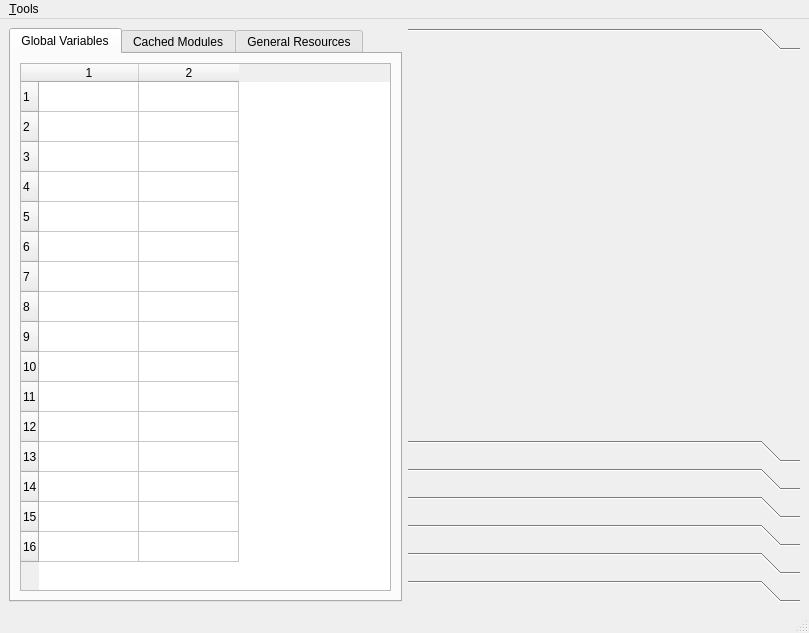
<?xml version="1.0" encoding="UTF-8"?>
<ui version="4.0">
 <class>MainWindow</class>
 <widget class="QMainWindow" name="MainWindow">
  <property name="geometry">
   <rect>
    <x>0</x>
    <y>0</y>
    <width>809</width>
    <height>633</height>
   </rect>
  </property>
  <widget class="QWidget" name="centralwidget">
   <layout class="QHBoxLayout" name="horizontalLayout">
    <item>
     <widget class="QTabWidget" name="tabWidget">
      <property name="currentIndex">
       <number>0</number>
      </property>
      <widget class="QWidget" name="tabGlobalVars">
       <attribute name="title">
        <string>Global Variables</string>
       </attribute>
       <layout class="QVBoxLayout" name="verticalLayoutGlobalVars">
        <item>
         <widget class="QTableWidget" name="tableWidgetGlobalVars">
          <property name="rowCount">
           <number>16</number>
          </property>
          <property name="columnCount">
           <number>2</number>
          </property>
          <row />
          <row />
          <row />
          <row />
          <row />
          <row />
          <row />
          <row />
          <row />
          <row />
          <row />
          <row />
          <row />
          <row />
          <row />
          <row />
          <column />
          <column />
         </widget>
        </item>
       </layout>
      </widget>
      <widget class="QWidget" name="tabCachedModules">
       <attribute name="title">
        <string>Cached Modules</string>
       </attribute>
       <layout class="QVBoxLayout" name="verticalLayoutCachedModules">
        <item>
         <widget class="QTreeView" name="treeViewCachedModules" />
        </item>
       </layout>
      </widget>
      <widget class="QWidget" name="tabGeneralResources">
       <attribute name="title">
        <string>General Resources</string>
       </attribute>
       <layout class="QVBoxLayout" name="verticalLayoutGeneralResources" />
      </widget>
     </widget>
    </item>
    <item>
     <widget class="QToolBox" name="toolBox">
      <property name="currentIndex">
       <number>0</number>
      </property>
      <widget class="QWidget" name="page1">
       <property name="geometry">
        <rect>
         <x>0</x>
         <y>0</y>
         <width>392</width>
         <height>385</height>
        </rect>
       </property>
       <attribute name="label">
        <string />
       </attribute>
      </widget>
      <widget class="QWidget" name="page2">
       <property name="geometry">
        <rect>
         <x>0</x>
         <y>0</y>
         <width>98</width>
         <height>28</height>
        </rect>
       </property>
       <attribute name="label">
        <string />
       </attribute>
      </widget>
      <widget class="QWidget" name="page3">
       <property name="geometry">
        <rect>
         <x>0</x>
         <y>0</y>
         <width>98</width>
         <height>28</height>
        </rect>
       </property>
       <attribute name="label">
        <string />
       </attribute>
      </widget>
      <widget class="QWidget" name="page4">
       <property name="geometry">
        <rect>
         <x>0</x>
         <y>0</y>
         <width>98</width>
         <height>28</height>
        </rect>
       </property>
       <attribute name="label">
        <string />
       </attribute>
      </widget>
      <widget class="QWidget" name="page5">
       <property name="geometry">
        <rect>
         <x>0</x>
         <y>0</y>
         <width>98</width>
         <height>28</height>
        </rect>
       </property>
       <attribute name="label">
        <string />
       </attribute>
      </widget>
      <widget class="QWidget" name="page6">
       <property name="geometry">
        <rect>
         <x>0</x>
         <y>0</y>
         <width>98</width>
         <height>28</height>
        </rect>
       </property>
       <attribute name="label">
        <string />
       </attribute>
      </widget>
      <widget class="QWidget" name="page7">
       <property name="geometry">
        <rect>
         <x>0</x>
         <y>0</y>
         <width>98</width>
         <height>28</height>
        </rect>
       </property>
       <attribute name="label">
        <string />
       </attribute>
      </widget>
     </widget>
    </item>
   </layout>
  </widget>
  <widget class="QMenuBar" name="menuBar">
   <property name="geometry">
    <rect>
     <x>0</x>
     <y>0</y>
     <width>809</width>
     <height>21</height>
    </rect>
   </property>
   <widget class="QMenu" name="menuTools">
    <property name="title">
     <string>&amp;Tools</string>
    </property>
    <addaction name="actionRebuildCachedModules" />
    <addaction name="actionFlushEventQueue" />
   </widget>
   <addaction name="menuTools" />
  </widget>
  <widget class="QStatusBar" name="statusBar" />
  <action name="actionRebuildCachedModules">
   <property name="text">
    <string>Rebuild cached modules</string>
   </property>
  </action>
  <action name="actionFlushEventQueue">
   <property name="text">
    <string>Flush EventQueue</string>
   </property>
  </action>
 </widget>
 <resources />
 <connections />
</ui>
